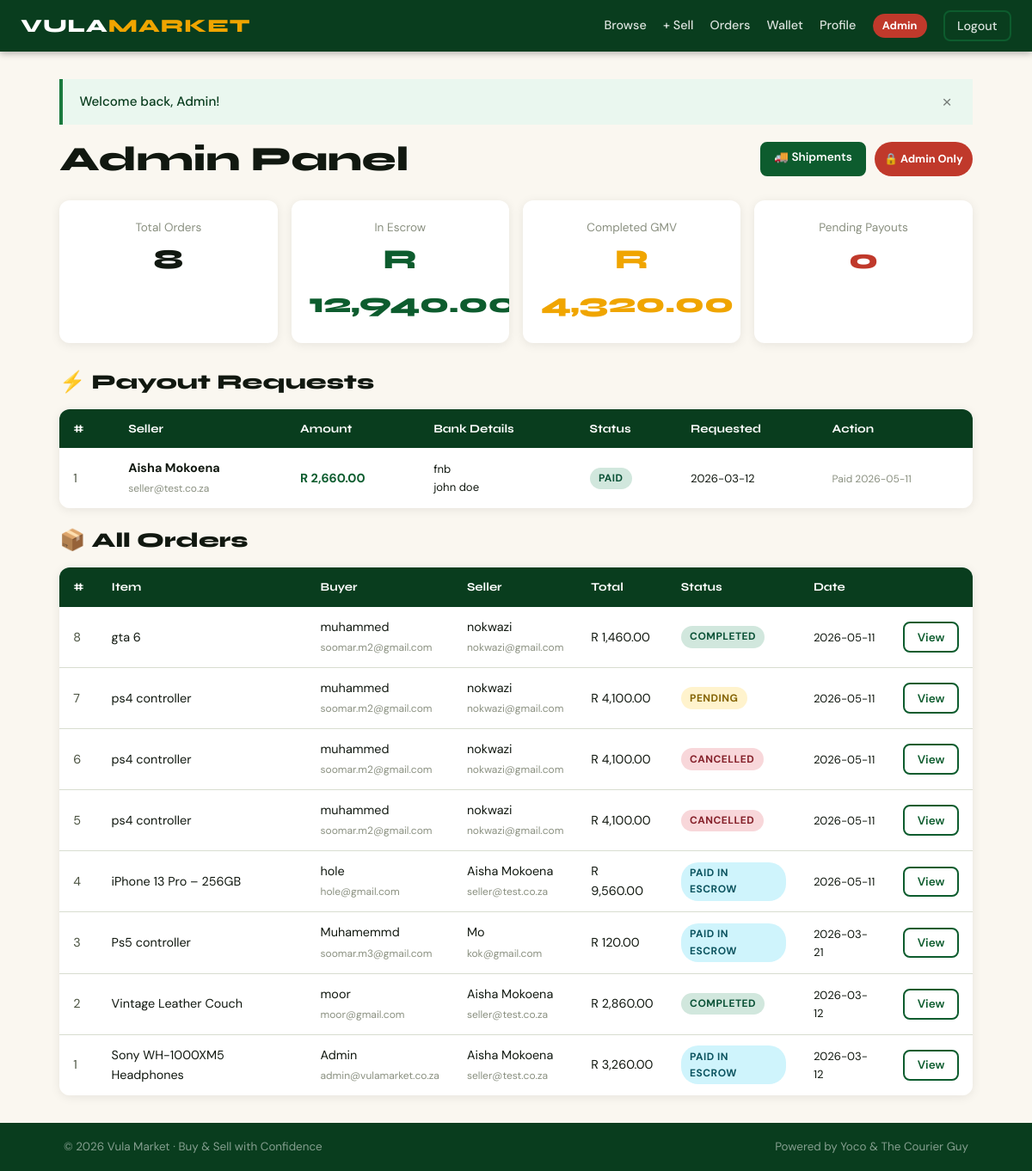
/admin/index.php (signed in), run on the app's committed database.
### tables this page shows
CREATE TABLE payouts (
            id           INTEGER PRIMARY KEY AUTOINCREMENT,
            seller_id    INTEGER NOT NULL REFERENCES users(id),
            amount       REAL    NOT NULL,
            bank_details TEXT    NOT NULL,
            status       TEXT    NOT NULL DEFAULT 'pending',
            requested_at TEXT    NOT NULL DEFAULT (datetime('now')),
            paid_at      TEXT
        );

CREATE TABLE users (
            id         INTEGER PRIMARY KEY AUTOINCREMENT,
            name       TEXT    NOT NULL,
            email      TEXT    NOT NULL UNIQUE,
            password   TEXT    NOT NULL,
            balance    REAL    NOT NULL DEFAULT 0.00,
            is_admin   INTEGER NOT NULL DEFAULT 0,
            created_at TEXT    NOT NULL DEFAULT (datetime('now'))
        , collection_address TEXT, phone TEXT, locker_terminal TEXT);

CREATE TABLE orders (
            id               INTEGER PRIMARY KEY AUTOINCREMENT,
            buyer_id         INTEGER NOT NULL REFERENCES users(id),
            seller_id        INTEGER NOT NULL REFERENCES users(id),
            product_id       INTEGER NOT NULL REFERENCES products(id),
            amount           REAL    NOT NULL,
            shipping_cost    REAL    NOT NULL DEFAULT 0.00,
            total_amount     REAL    NOT NULL,
            yoco_checkout_id TEXT    UNIQUE,
            tcg_shipment_id  TEXT,
            tcg_service_code TEXT,
            shipping_address TEXT    NOT NULL,
            status           TEXT    NOT NULL DEFAULT 'pending',
            created_at       TEXT    NOT NULL DEFAULT (datetime('now')),
            updated_at       TEXT    NOT NULL DEFAULT (datetime('now'))
        , collection_address TEXT, tcg_collection_code TEXT, tcg_locker_terminal TEXT, tcg_shipment_raw_id INTEGER);

CREATE TABLE products (
            id          INTEGER PRIMARY KEY AUTOINCREMENT,
            seller_id   INTEGER NOT NULL REFERENCES users(id) ON DELETE CASCADE,
            title       TEXT    NOT NULL,
            description TEXT    NOT NULL,
            price       REAL    NOT NULL,
            image_path  TEXT    NOT NULL,
            is_active   INTEGER NOT NULL DEFAULT 1,
            created_at  TEXT    NOT NULL DEFAULT (datetime('now'))
        , box_size TEXT NOT NULL DEFAULT 'S');

### includes/helpers.php (called while the page is built, shortened)
<?php
require_once __DIR__ . '/db.php';
function auth_user_cached(): ?array {
    static $u = false;
    if ($u === false) {
        $id = $_SESSION['user_id'] ?? null;
        $st = db()->prepare('SELECT * FROM users WHERE id=?');
        $st->execute([$id]);
        $u = $st->fetch() ?: null;
    }
    return $u;
}
function require_auth(): array {
    $u = auth_user_cached();
    return $u;
}
function require_admin(): array {
    $u = require_auth();
    return $u;
}
function flash_get(string $key): ?string {
    $msg = $_SESSION['flash'][$key] ?? null;
    return $msg;
}
function e(mixed $v): string {
    return htmlspecialchars((string)$v, ENT_QUOTES | ENT_SUBSTITUTE, 'UTF-8');
}
function fmt_money(float $amount): string {
    return 'R ' . number_format($amount, 2);
}

### includes/db.php (called while the page is built, shortened)
<?php
function db(): PDO {
    static $pdo = null;
    if ($pdo !== null) return $pdo;
    $pdo = new PDO('sqlite:' . DB_PATH, null, null, [
        PDO::ATTR_ERRMODE            => PDO::ERRMODE_EXCEPTION,
        PDO::ATTR_DEFAULT_FETCH_MODE => PDO::FETCH_ASSOC,
        PDO::ATTR_EMULATE_PREPARES   => false,
    ]);
    $pdo->exec('PRAGMA journal_mode=WAL');
    $pdo->exec('PRAGMA foreign_keys=ON');
    db_migrate($pdo);
    return $pdo;
}
function db_migrate(PDO $pdo): void {
    $existing = array_column(
        $pdo->query("PRAGMA table_info(orders)")->fetchAll(PDO::FETCH_ASSOC),
        'name'
    );
    $u_existing = array_column(
        $pdo->query("PRAGMA table_info(users)")->fetchAll(PDO::FETCH_ASSOC),
        'name'
    );
    $p_existing = array_column(
        $pdo->query("PRAGMA table_info(products)")->fetchAll(PDO::FETCH_ASSOC),
        'name'
    );
    $o_existing = array_column(
        $pdo->query("PRAGMA table_info(orders)")->fetchAll(PDO::FETCH_ASSOC),
        'name'
    );
}

### admin/index.php (the view, shortened to what this page needs)
<?php
require_once __DIR__ . '/../includes/helpers.php';
require_once __DIR__ . '/../includes/layout.php';
$u = require_admin();
$orders = db()->query("
    SELECT o.*, p.title AS product_title,
           b.name AS buyer_name, b.email AS buyer_email,
           s.name AS seller_name, s.email AS seller_email
    FROM orders o
    JOIN products p ON p.id = o.product_id
    JOIN users b ON b.id = o.buyer_id
    JOIN users s ON s.id = o.seller_id
    ORDER BY o.created_at DESC
")->fetchAll();
$payouts = db()->query("
    SELECT py.*, u.name AS seller_name, u.email AS seller_email
    FROM payouts py JOIN users u ON u.id = py.seller_id
    ORDER BY py.requested_at DESC
")->fetchAll();
$stats = db()->query("
    SELECT COUNT(*) AS total_orders,
      SUM(CASE WHEN status='paid_in_escrow' THEN total_amount ELSE 0 END) AS escrow_total,
      SUM(CASE WHEN status='completed'      THEN total_amount ELSE 0 END) AS completed_total
    FROM orders
")->fetch();
$pending_payouts = count(array_filter($payouts, fn($p) => $p['status'] === 'pending'));
layout_head('Admin Panel');
?>
<div class="flex-between page-header" style="flex-wrap:wrap;gap:.75rem">
    <h1>Admin Panel</h1>
    <div style="display:flex;gap:.6rem;flex-wrap:wrap">
        <a href="<?= APP_URL ?>/admin/shipments.php" class="btn btn-primary btn-sm">🚚 Shipments</a>
        <span class="admin-link" style="line-height:2rem">🔒 Admin Only</span>
    </div>
</div>
<div style="display:grid;grid-template-columns:repeat(auto-fit,minmax(170px,1fr));gap:1rem;margin-bottom:2rem">
    <div class="card"><div class="card-body" style="text-align:center">
        <div class="text-muted" style="font-size:.85rem">Total Orders</div>
        <div style="font-family:var(--font-head);font-size:2rem;font-weight:800"><?= $stats['total_orders'] ?></div>
    </div></div>
    <div class="card"><div class="card-body" style="text-align:center">
        <div class="text-muted" style="font-size:.85rem">In Escrow</div>
        <div style="font-family:var(--font-head);font-size:2rem;font-weight:800;color:var(--green)"><?= fmt_money($stats['escrow_total'] ?? 0) ?></div>
    </div></div>
    <div class="card"><div class="card-body" style="text-align:center">
        <div class="text-muted" style="font-size:.85rem">Completed GMV</div>
        <div style="font-family:var(--font-head);font-size:2rem;font-weight:800;color:var(--gold)"><?= fmt_money($stats['completed_total'] ?? 0) ?></div>
    </div></div>
    <div class="card"><div class="card-body" style="text-align:center">
        <div class="text-muted" style="font-size:.85rem">Pending Payouts</div>
        <div style="font-family:var(--font-head);font-size:2rem;font-weight:800;color:var(--danger)"><?= $pending_payouts ?></div>
    </div></div>
</div>
<h2 style="margin-bottom:1rem">⚡ Payout Requests</h2>
<?php if (empty($payouts)): ?>
    <div class="empty-state"><p>No payout requests yet.</p></div>
<?php else: ?>
    <div class="table-wrap mb-3">
        <table>
            <thead>
                <tr><th>#</th><th>Seller</th><th>Amount</th><th>Bank Details</th><th>Status</th><th>Requested</th><th>Action</th></tr>
            </thead>
            <tbody>
                <?php foreach ($payouts as $p): ?>
                <tr>
                    <td><?= $p['id'] ?></td>
                    <td>
                        <strong><?= e($p['seller_name']) ?></strong><br>
                        <small class="text-muted"><?= e($p['seller_email']) ?></small>
                    </td>
                    <td><strong style="color:var(--green)"><?= fmt_money($p['amount']) ?></strong></td>
                    <td style="font-size:.82rem;white-space:pre-line"><?= e($p['bank_details']) ?></td>
                    <td><span class="badge badge-<?= e($p['status']) ?>"><?= e($p['status']) ?></span></td>
                    <td style="font-size:.82rem"><?= e(substr($p['requested_at'],0,10)) ?></td>
                    <td>
                        <?php if ($p['status'] === 'pending'): ?>
                            <form method="post">
                                <?= csrf_field() ?>
                                <input type="hidden" name="action" value="mark_paid">
                                <input type="hidden" name="payout_id" value="<?= $p['id'] ?>">
                                <button class="btn btn-primary btn-sm"
                                    data-confirm="Confirm EFT sent for payout #<?= $p['id'] ?> of <?= fmt_money($p['amount']) ?>?">
                                    ✓ Mark Paid
                                </button>
                            </form>
                        <?php else: ?>
                            <small class="text-muted">Paid <?= e(substr($p['paid_at'],0,10)) ?></small>
                        <?php endif; ?>
                    </td>
                </tr>
                <?php endforeach; ?>
            </tbody>
        </table>
    </div>
<?php endif; ?>
<h2 style="margin-bottom:1rem">📦 All Orders</h2>
<?php if (empty($orders)): ?>
    <div class="empty-state"><p>No orders yet.</p></div>
<?php else: ?>
    <div class="table-wrap">
        <table>
            <thead>
                <tr><th>#</th><th>Item</th><th>Buyer</th><th>Seller</th><th>Total</th><th>Status</th><th>Date</th><th></th></tr>
            </thead>
            <tbody>
                <?php foreach ($orders as $o): ?>
                <tr>
                    <td><?= $o['id'] ?></td>
                    <td><?= e(mb_substr($o['product_title'],0,28)) ?></td>
                    <td><?= e($o['buyer_name']) ?><br><small class="text-muted"><?= e($o['buyer_email']) ?></small></td>
                    <td><?= e($o['seller_name']) ?><br><small class="text-muted"><?= e($o['seller_email']) ?></small></td>
                    <td><?= fmt_money($o['total_amount']) ?></td>
                    <td><span class="badge badge-<?= e($o['status']) ?>"><?= e(str_replace('_',' ',$o['status'])) ?></span></td>
                    <td style="font-size:.82rem"><?= e(substr($o['created_at'],0,10)) ?></td>
                    <td><a href="<?= APP_URL ?>/orders/view.php?id=<?= $o['id'] ?>" class="btn btn-outline btn-sm">View</a></td>
                </tr>
                <?php endforeach; ?>
            </tbody>
        </table>
    </div>
<?php endif; ?>
<?php layout_foot(); ?>

### includes/layout.php (shortened to what this page needs)
<?php
require_once __DIR__ . '/helpers.php';
function layout_head(string $title = '', string $extra_css = ''): void {
    $u = auth_user_cached();
    ?>
<!DOCTYPE html>
<html lang="en">
<head>
    <link rel="stylesheet" href="<?= APP_URL ?>/public/css/app.css">
</head>
<body>
<nav class="nav">
    <a href="<?= APP_URL ?>/index.php" class="nav-brand">
        <span class="nav-brand-vula">VULA</span><span class="nav-brand-market">MARKET</span>
    </a>
    <div class="nav-links">
        <a href="<?= APP_URL ?>/index.php">Browse</a>
        <?php if ($u): ?>
            <a href="<?= APP_URL ?>/listings/create.php">+ Sell</a>
            <a href="<?= APP_URL ?>/orders/index.php">Orders</a>
            <a href="<?= APP_URL ?>/wallet.php">Wallet</a>
            <a href="<?= APP_URL ?>/auth/profile.php">Profile</a>
            <?php if ($u['is_admin']): ?>
                <a href="<?= APP_URL ?>/admin/index.php" class="admin-link">Admin</a>
            <?php endif; ?>
            <a href="<?= APP_URL ?>/auth/logout.php" class="btn btn-outline btn-sm">Logout</a>
        <?php else: ?>
            <a href="<?= APP_URL ?>/auth/login.php">Login</a>
            <a href="<?= APP_URL ?>/auth/register.php" class="btn btn-primary btn-sm">Sign Up</a>
        <?php endif; ?>
    </div>
</nav>
<main class="main-content">
<?php
    foreach (['success','error','info'] as $type) {
        $msg = flash_get($type);
        if ($msg): ?>
        <div class="flash flash-<?= $type ?>"><?= e($msg) ?> <button onclick="this.parentElement.remove()">×</button></div>
        <?php endif;
    }
}
function layout_foot(): void { ?>
</main>
<footer class="site-footer">
    <div class="footer-inner">
        <span>© <?= date('Y') ?> <?= APP_NAME ?> · Buy &amp; Sell with Confidence</span>
        <span>Powered by Yoco &amp; The Courier Guy</span>
    </div>
</footer>
</body>
</html>
<?php }

### data on the page
payouts: status "0", id "1", seller.name "Aisha Mokoena", seller.email "seller@test.co.za", amount "R 2,660.00", bank_details "fnb john doe", status "PAID", requested_at "2026-03-12", paid_at "2026-05-11"
orders: id "8", product.title "gta 6", buyer_name "muhammed", buyer_email "soomar.m2@gmail.com", seller_name "nokwazi", seller_email "nokwazi@gmail.com", total_amount "R 1,460.00", status "COMPLETED", created_at "2026-05-11"
orders: id "7", product.title "ps4 controller", buyer_name "muhammed", buyer_email "soomar.m2@gmail.com", seller_name "nokwazi", seller_email "nokwazi@gmail.com", total_amount "R 4,100.00", status "PENDING", created_at "2026-05-11"
orders: id "6", product.title "ps4 controller", buyer_name "muhammed", buyer_email "soomar.m2@gmail.com", seller_name "nokwazi", seller_email "nokwazi@gmail.com", total_amount "R 4,100.00", status "CANCELLED", created_at "2026-05-11"
orders: id "5", product.title "ps4 controller", buyer_name "muhammed", buyer_email "soomar.m2@gmail.com", seller_name "nokwazi", seller_email "nokwazi@gmail.com", total_amount "R 4,100.00", status "CANCELLED", created_at "2026-05-11"
orders: id "4", product.title "iPhone 13 Pro – 256GB", buyer_name "hole", buyer_email "hole@gmail.com", seller_name "Aisha Mokoena", seller_email "seller@test.co.za", total_amount "R 9,560.00", status "PAID IN ESCROW", created_at "2026-05-11"
orders: id "3", product.title "Ps5 controller", buyer_name "Muhamemmd", buyer_email "soomar.m3@gmail.com", seller_name "Mo", seller_email "kok@gmail.com", total_amount "R 120.00", status "PAID IN ESCROW", created_at "2026-03-21"
orders: id "2", product.title "Vintage Leather Couch", buyer_name "moor", buyer_email "moor@gmail.com", seller_name "Aisha Mokoena", seller_email "seller@test.co.za", total_amount "R 2,860.00", status "COMPLETED", created_at "2026-03-12"
orders: id "1", product.title "Sony WH-1000XM5 Headphones", buyer_name "Admin", buyer_email "admin@vulamarket.co.za", seller_name "Aisha Mokoena", seller_email "seller@test.co.za", total_amount "R 3,260.00", status "PAID IN ESCROW", created_at "2026-03-12"

### other printed values
$msg "Welcome back, Admin!"
$stats['total_orders'] "8"
fmt_money($stats['escrow_total'] ?? 0) "R…"
fmt_money($stats['completed_total'] ?? 0) "R 4,320.00"
APP_NAME "Vula Market"
